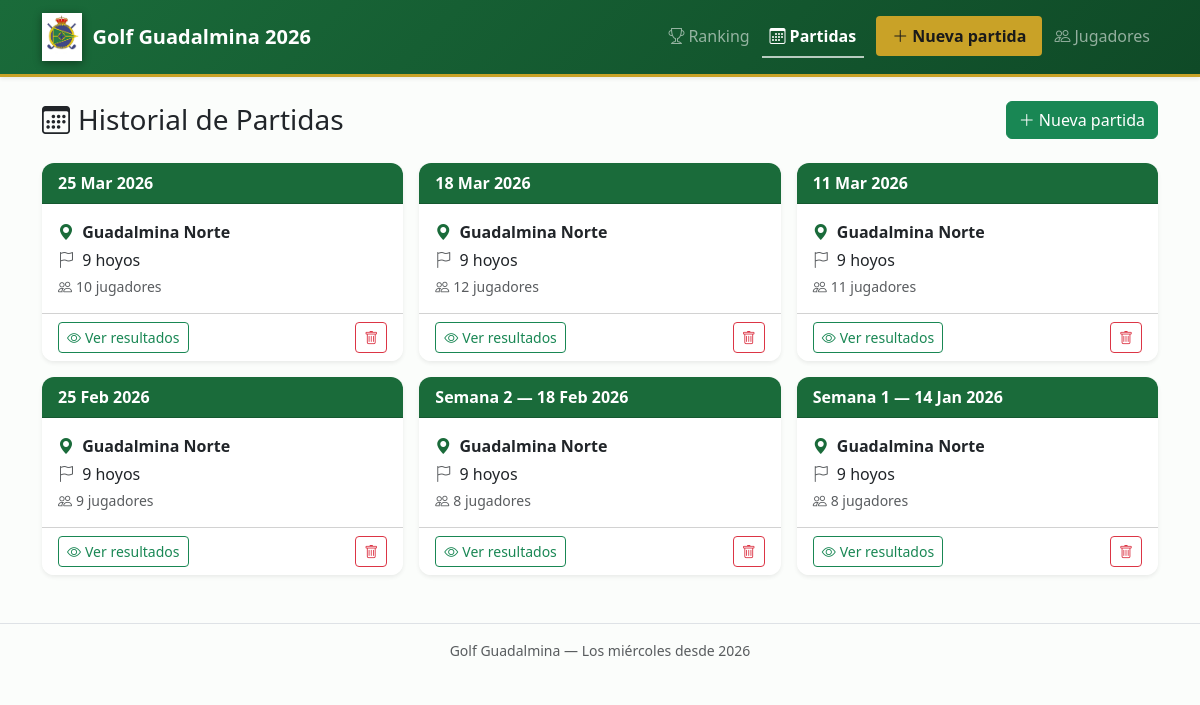
The app's page /partidas with its own data.
### tables this page shows
CREATE TABLE partidas (
                id       INTEGER PRIMARY KEY AUTOINCREMENT,
                semana   INTEGER,
                fecha    TEXT NOT NULL,
                campo    TEXT NOT NULL DEFAULT 'Guadalmina Norte',
                hoyos    TEXT NOT NULL CHECK(hoyos IN ('9 hoyos','18 hoyos')),
                es_major INTEGER NOT NULL DEFAULT 0,
                notas    TEXT
            );

### app.py (the view)
@app.route('/partidas')
def partidas():
    lista = db.get_partidas()
    return render_template('partidas.html', partidas=lista)

### app.py (called while the page is built)
@app.template_filter('format_fecha')
def format_fecha(s):
    try:
        return datetime.strptime(s, '%Y-%m-%d').strftime('%d %b %Y')
    except Exception:
        return s

@app.before_request
def ensure_db():
    db.init_db()

### database.py (called while the page is built)
def get_conn():
    conn = sqlite3.connect(DB_PATH)
    conn.row_factory = sqlite3.Row
    conn.execute("PRAGMA foreign_keys = ON")
    return conn

def get_partidas():
    with get_conn() as conn:
        return conn.execute("""
            SELECT p.*, COUNT(r.id) as num_jugadores
            FROM partidas p
            LEFT JOIN resultados r ON r.partida_id = p.id
            GROUP BY p.id
            ORDER BY p.fecha DESC
        """).fetchall()

### templates/partidas.html (shortened to what this page needs)
{% extends "base.html" %}
{% block content %}
<div class="d-flex align-items-center justify-content-between mb-4">
  <h1 class="h3 mb-0"><i class="bi bi-calendar3 me-2"></i>Historial de Partidas</h1>
  <a href="{{ url_for('nueva_partida') }}" class="btn btn-success">
    <i class="bi bi-plus-lg me-1"></i>Nueva partida
  </a>
</div>
{% if partidas %}
<div class="row g-3">
  {% for p in partidas %}
  <div class="col-md-6 col-lg-4">
    <div class="card h-100 shadow-sm border-0">
      <div class="card-header d-flex align-items-center justify-content-between
                  {{ 'bg-gold text-dark' if p.es_major else 'bg-green text-white' }}">
        <span class="fw-bold">
          {% if p.semana %}Semana {{ p.semana }} &mdash; {% endif %}
          {{ p.fecha | format_fecha }}
        </span>
      </div>
      <div class="card-body">
        <p class="mb-1">
          <i class="bi bi-geo-alt-fill text-green me-1"></i>
          <strong>{{ p.campo }}</strong>
        </p>
        <p class="mb-1">
          <i class="bi bi-flag me-1 text-muted"></i>
          {{ p.hoyos }}
        </p>
        <p class="mb-0 text-muted small">
          <i class="bi bi-people me-1"></i>{{ p.num_jugadores }} jugadores
        </p>
      </div>
      <div class="card-footer bg-transparent d-flex justify-content-between align-items-center">
        <a href="{{ url_for('ver_partida', partida_id=p.id) }}" class="btn btn-sm btn-outline-success">
          <i class="bi bi-eye me-1"></i>Ver resultados
        </a>
        <form method="post" action="{{ url_for('eliminar_partida', partida_id=p.id) }}"
              onsubmit="return confirm('¿Eliminar esta partida?')">
          <button class="btn btn-sm btn-outline-danger">
            <i class="bi bi-trash"></i>
          </button>
        </form>
      </div>
    </div>
  </div>
  {% endfor %}
</div>
{% endif %}
{% endblock %}

### static/css/style.css (style rules this page uses)
:root { --green: #1a6b3a; --green-light: #2d8a50; --gold: #c9a227; --navy: #2a3a7c; }
body { font-family: 'Segoe UI', system-ui, -apple-system, sans-serif; background-color: #e8f0e9; background-image: url('/static/images/fondo.png'); background-size: cover; background-attachment: fixed; background-position: center center; background-repeat: no-repeat; min-height: 100vh; }
body::before { content: ''; position: fixed; inset: 0; background: rgba(255,255,255,0.82); backdrop-filter: blur(1px); z-index: -1; pointer-events: none; }
.bg-green { background-color: var(--green) !important; }
.text-green { color: var(--green) !important; }
.card { border-radius: 12px; backdrop-filter: blur(4px); background: rgba(255,255,255,0.93); box-shadow: 0 4px 20px rgba(0,0,0,0.10); }
.card-header { border-radius: 12px 12px 0 0 !important; }

### records on screen
partidas: fecha "25 Mar 2026", campo "Guadalmina Norte", hoyos "9 hoyos", num_jugadores "10"
partidas: fecha "18 Mar 2026", campo "Guadalmina Norte", hoyos "9 hoyos", num_jugadores "12"
partidas: fecha "11 Mar 2026", campo "Guadalmina Norte", hoyos "9 hoyos", num_jugadores "11"
partidas: fecha "25 Feb 2026", campo "Guadalmina Norte", hoyos "9 hoyos", num_jugadores "9"
partidas: semana "2", fecha "18 Feb 2026", campo "Guadalmina Norte", hoyos "9 hoyos", num_jugadores "8"
partidas: semana "1", fecha "14 Jan 2026", campo "Guadalmina Norte", hoyos "9 hoyos", num_jugadores "8"
